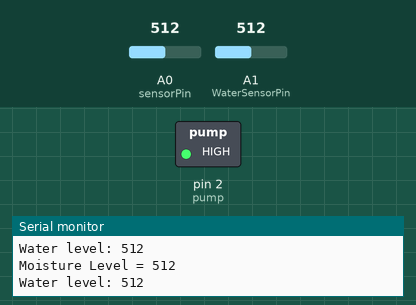
This sketch was run on a simulated Arduino Uno, built with avr-gcc and run on an emulated ATmega328P. Parts: switched loads named in the sketch (green lamp = pin HIGH), the last lines printed to the serial monitor. Inputs (shaded band) come from the test bench; at power-on: A0 (sensorPin) = 512, A1 (WaterSensorPin) = 512. Pins used as bus, display or sensor lines are not drawn.

Above: at 2.8 s.
2.9 s: A0 (sensorPin) set to 583
5.6 s: A0 (sensorPin) set to 619
At 6.9 s:
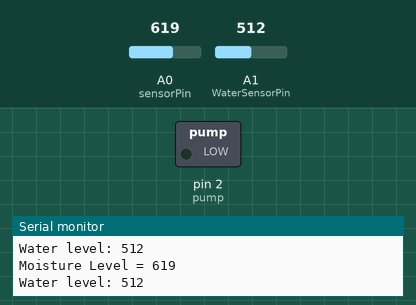
8.3 s: A0 (sensorPin) set to 590
At 11.2 s:
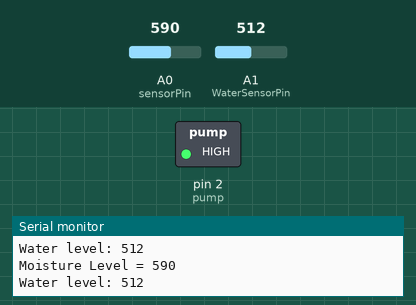
11.5 s: A0 (sensorPin) set to 610
At 12.7 s:
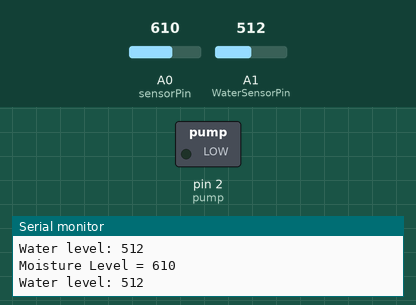
Timing chart, 0 to 14.5 s (numbered marks = the images above; inputs shaded):
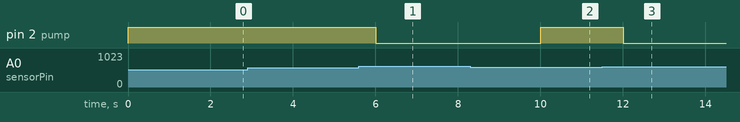

Measured:
- the behaviour switches between 600 and 601 on A0 (sensorPin) (found by bisection; images 0 and 1)
- after the input at 5.6 s, pin 2 (pump): HIGH → LOW after 0.40 s
- after the input at 8.3 s, pin 2 (pump): LOW → HIGH after 1.7 s
- after the input at 11.5 s, pin 2 (pump): HIGH → LOW after 0.51 s

The sketch:

Terra_guardian-noWiFi.ino
```cpp
//MOISTURE/PUMP
#define sensorPin A0
#define pump 2
int sensorValue = 0;

//RESEVOIR LEVEL
#define sensorPower 7
#define WaterSensorPin A1
int waterSensor = 0;


void setup()
{
  //MOISTURE/PUMP
   Serial.begin(9600);
   pinMode(sensorPin, INPUT);
   pinMode(pump, OUTPUT);
   digitalWrite(pump, HIGH);

   //RESEVOIR LEVEL
   pinMode(sensorPower, OUTPUT);
   digitalWrite(sensorPower, HIGH);
   Serial.begin(9600);
}

void loop()
{
  //MOISTURE/PUMP
  sensorValue = analogRead(sensorPin);
  if( sensorValue > 600 ) {
    digitalWrite(pump, LOW);
  }
  else{
    digitalWrite(pump, HIGH);
  }
  delay(500);
  Serial.print("Moisture Level = " );
  Serial.println(sensorValue);

  //RESEVOIR LEVEL
  waterSensor = analogRead(WaterSensorPin);
  Serial.print("Water level: ");
  Serial.println(waterSensor);
  delay(1000);
  if(waterSensor < 1){
    digitalWrite(8,HIGH);
  }

  //BLUFF
  digitalWrite(9,HIGH);
  delay(500);
  digitalWrite(9,LOW);
}
```
